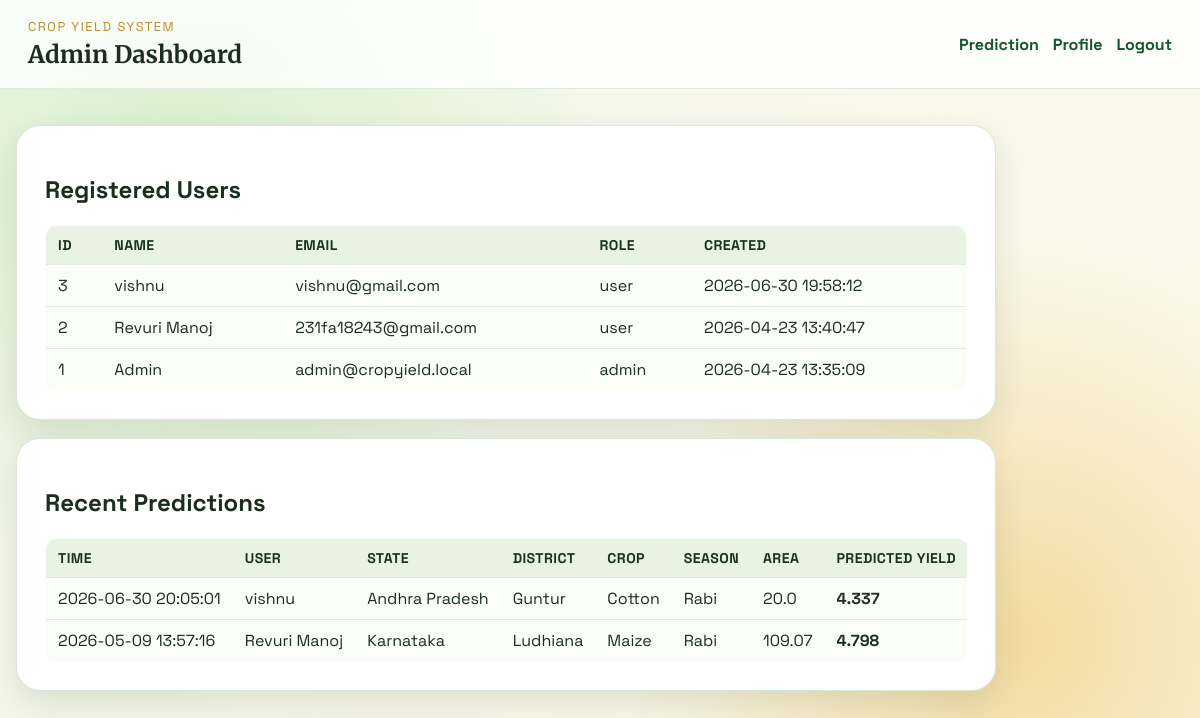
The page /admin (signed in) on the database its author committed.
### tables this page shows
CREATE TABLE users (
                id INTEGER PRIMARY KEY AUTOINCREMENT,
                name TEXT NOT NULL,
                email TEXT NOT NULL UNIQUE,
                password_hash TEXT NOT NULL,
                role TEXT NOT NULL CHECK(role IN ('user', 'admin')),
                created_at TEXT NOT NULL
            );

CREATE TABLE predictions (
                id INTEGER PRIMARY KEY AUTOINCREMENT,
                user_id INTEGER NOT NULL,
                state TEXT NOT NULL,
                district TEXT NOT NULL,
                crop_year INTEGER NOT NULL,
                season TEXT NOT NULL,
                crop TEXT NOT NULL,
                area REAL NOT NULL,
                production REAL NOT NULL,
                rainfall REAL NOT NULL,
                temperature REAL NOT NULL,
                humidity REAL NOT NULL,
                soil_type TEXT NOT NULL,
                fertilizer_usage REAL NOT NULL,
                predicted_yield REAL NOT NULL,
                created_at TEXT NOT NULL,
                FOREIGN KEY(user_id) REFERENCES users(id)
            );

### app.py (the view)
@app.route("/admin")
@admin_required
def admin_dashboard():
    with get_db_connection() as connection:
        users = connection.execute(
            "SELECT id, name, email, role, created_at FROM users ORDER BY id DESC"
        ).fetchall()
        predictions = connection.execute(
            """
            SELECT p.created_at, u.name AS user_name, u.email, p.state, p.district, p.crop,
                   p.season, p.area, p.predicted_yield
            FROM predictions p
            JOIN users u ON u.id = p.user_id
            ORDER BY p.id DESC
            LIMIT 50
            """
        ).fetchall()
    return render_template("admin.html", users=users, predictions=predictions)

### app.py (called while the page is built)
def get_db_connection() -> sqlite3.Connection:
    connection = sqlite3.connect(DB_FILE)
    connection.row_factory = sqlite3.Row
    return connection

def admin_required(view_function):
    @wraps(view_function)
    def wrapped_view(*args, **kwargs):
        if session.get("user_id") is None:
            return redirect(url_for("login"))
        if session.get("role") != "admin":
            flash("Admin access is required for that page.", "error")
            return redirect(url_for("index"))
        return view_function(*args, **kwargs)
    return wrapped_view

def get_current_user() -> sqlite3.Row | None:
    user_id = session.get("user_id")
    if user_id is None:
        return None
    with get_db_connection() as connection:
        return connection.execute("SELECT * FROM users WHERE id = ?", (user_id,)).fetchone()

@app.context_processor
def inject_user_context() -> dict:
    return {
        "current_user": get_current_user(),
        "current_role": session.get("role"),
    }

@app.before_request
def seed_session_defaults() -> None:
    if request.endpoint in {"login", "register", "static"}:
        return
    if request.endpoint is None:
        return

### templates/admin.html (shortened to what this page needs)
<!DOCTYPE html>
<html lang="en">
<head>
    <link rel="stylesheet" href="{{ url_for('static', filename='style.css') }}">
</head>
<body>
    <header class="site-nav">
        <div>
            <p class="eyebrow">Crop Yield System</p>
            <h1 class="nav-title">Admin Dashboard</h1>
        </div>
        <nav class="nav-links">
            <a href="{{ url_for('index') }}">Prediction</a>
            <a href="{{ url_for('profile') }}">Profile</a>
            <a href="{{ url_for('logout') }}">Logout</a>
        </nav>
    </header>
    <main class="page-wrap dashboard-wrap">
        <section class="card dashboard-card">
            <h2>Registered Users</h2>
            <div class="table-scroll">
                <table class="history-table">
                    <thead>
                        <tr>
                            <th>ID</th>
                            <th>Name</th>
                            <th>Email</th>
                            <th>Role</th>
                            <th>Created</th>
                        </tr>
                    </thead>
                    <tbody>
                        {% for user in users %}
                        <tr>
                            <td>{{ user.id }}</td>
                            <td>{{ user.name }}</td>
                            <td>{{ user.email }}</td>
                            <td>{{ user.role }}</td>
                            <td>{{ user.created_at }}</td>
                        </tr>
                        {% endfor %}
                    </tbody>
                </table>
            </div>
        </section>
        <section class="card dashboard-card">
            <h2>Recent Predictions</h2>
            <div class="table-scroll">
                <table class="history-table">
                    <thead>
                        <tr>
                            <th>Time</th>
                            <th>User</th>
                            <th>State</th>
                            <th>District</th>
                            <th>Crop</th>
                            <th>Season</th>
                            <th>Area</th>
                            <th>Predicted Yield</th>
                        </tr>
                    </thead>
                    <tbody>
                        {% for row in predictions %}
                        <tr>
                            <td>{{ row.created_at }}</td>
                            <td>{{ row.user_name }}</td>
                            <td>{{ row.state }}</td>
                            <td>{{ row.district }}</td>
                            <td>{{ row.crop }}</td>
                            <td>{{ row.season }}</td>
                            <td>{{ row.area }}</td>
                            <td><strong>{{ row.predicted_yield }}</strong></td>
                        </tr>
                        {% endfor %}
                    </tbody>
                </table>
            </div>
        </section>
    </main>
</body>
</html>

### static/style.css (style rules this page uses)
:root { --bg-deep: #f0f6eb; --bg-soft: #fff9ea; --card: #ffffff; --primary: #1f6f3f; --primary-strong: #15552f; --accent: #b88d2f; --text-main: #1b2d1f; --text-muted: #4c5f4f; --border: #d8e6d6; --error-bg: #ffe8e8; --error-text: #8b1f1f; --success-bg: #e8f6e9; --success-text: #15552f; }
* { box-sizing: border-box; }
body { margin: 0; min-height: 100vh; font-family: "Space Grotesk", sans-serif; color: var(--text-main); background: radial-gradient(circle at 15% 20%, #d9f0cd 0%, transparent 35%), radial-gradient(circle at 85% 80%, #f3dba0 0%, transparent 33%), linear-gradient(135deg, var(--bg-deep), var(--bg-soft)); overflow-x: hidden; }
.page-wrap { position: relative; z-index: 2; display: flex; justify-content: center; align-items: flex-start; padding: 36px 16px 50px; }
.card { width: min(980px, 100%); background: var(--card); border: 1px solid var(--border); border-radius: 24px; padding: 28px; box-shadow: 0 14px 34px rgba(36, 68, 34, 0.12); animation: cardIn 0.7s ease; }
.eyebrow { font-size: 0.8rem; letter-spacing: 0.12em; text-transform: uppercase; color: var(--accent); margin: 0; }
h1 { margin: 6px 0 8px; font-size: clamp(1.7rem, 3vw, 2.4rem); font-family: "Merriweather", serif; }
.table-scroll { width: 100%; overflow-x: auto; }
.history-table { width: 100%; min-width: 720px; border-collapse: collapse; border: 1px solid var(--border); border-radius: 12px; overflow: hidden; background: #fbfdf9; }
.history-table thead th { background: #e9f3e3; color: #18341f; font-size: 0.88rem; letter-spacing: 0.03em; text-transform: uppercase; }
.history-table th, .history-table td { padding: 10px 12px; border-bottom: 1px solid #e1ece0; text-align: left; white-space: nowrap; }
.site-nav { position: sticky; top: 0; z-index: 5; display: flex; justify-content: space-between; align-items: center; gap: 16px; padding: 18px 28px; backdrop-filter: blur(10px); background: rgba(255, 255, 255, 0.78); border-bottom: 1px solid rgba(216, 230, 214, 0.8); }
.nav-title { margin: 4px 0 0; font-family: "Merriweather", serif; font-size: 1.5rem; }
.nav-links { display: flex; gap: 14px; flex-wrap: wrap; }
.nav-links a, .auth-footer a { color: var(--primary-strong); text-decoration: none; font-weight: 700; }
.dashboard-wrap { flex-direction: column; align-items: stretch; }
.dashboard-card { margin-bottom: 18px; }

### rows shown on the page
users: id "3", name "vishnu", email "vishnu@gmail.com", role "user", created_at "2026-06-30 19:58:12"
users: id "2", name "Revuri Manoj", email "231fa18243@gmail.com", role "user", created_at "2026-04-23 13:40:47"
users: id "1", name "Admin", email "admin@cropyield.local", role "admin", created_at "2026-04-23 13:35:09"
predictions: created_at "2026-06-30 20:05:01", user_name "vishnu", state "Andhra Pradesh", district "Guntur", crop "Cotton", season "Rabi", area "20.0", predicted_yield "4.337"
predictions: created_at "2026-05-09 13:57:16", user_name "Revuri Manoj", state "Karnataka", district "Ludhiana", crop "Maize", season "Rabi", area "109.07", predicted_yield "4.798"
